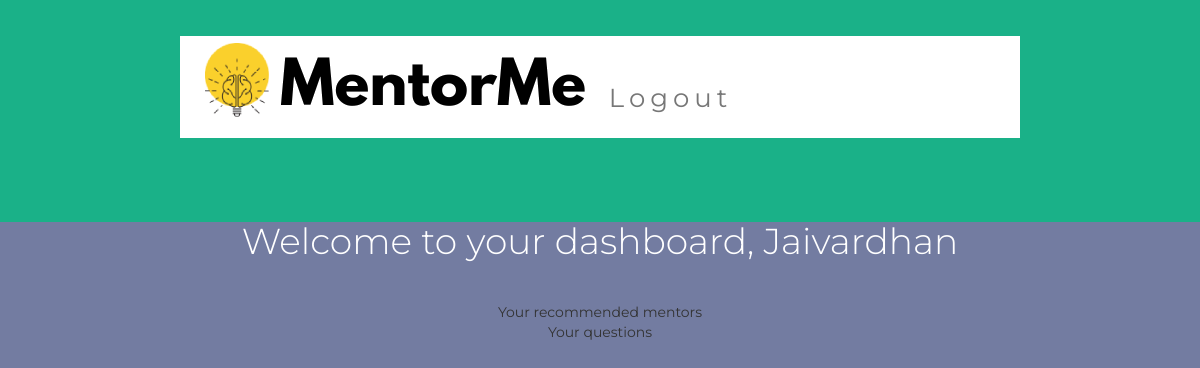
/mentorme/dashboard (signed in), run on an earlier commit of the app's database.
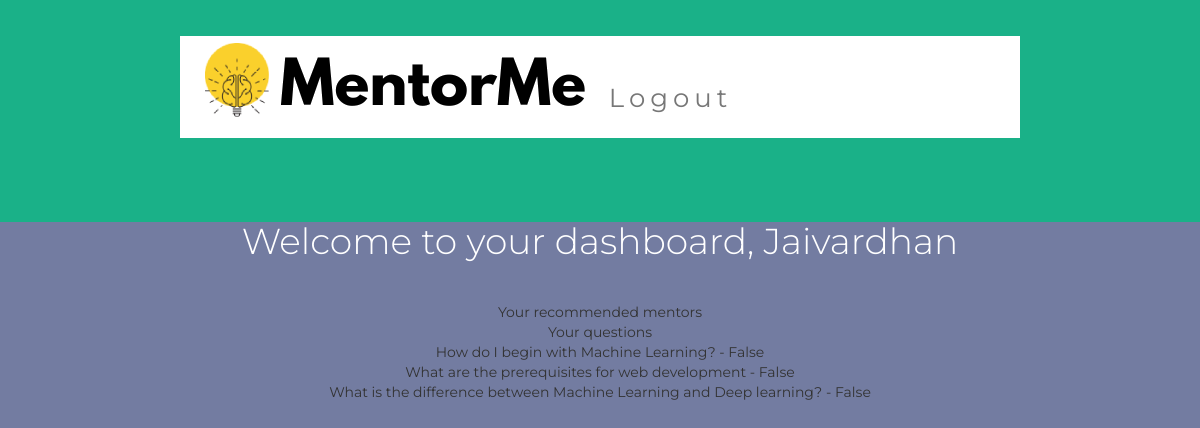
And on a later commit of the database.
### prototype/models.py (models this page shows, shortened)
class User(AbstractBaseUser):
    USER_TYPE_CHOICES = (
        ("ME", "Mentee"),
        ("MO", "Mentor"),
    )
    first_name = models.CharField(max_length=64)
    last_name = models.CharField(max_length=64)
    email = models.EmailField(unique=True)
    user_type = models.CharField(
        max_length = 2,
        choices = USER_TYPE_CHOICES,
        default = 'ME'
        )
    is_admin = models.BooleanField(default=False)
    is_staff = models.BooleanField(default=False)
    is_active = models.BooleanField(default=True)
    is_superuser = models.BooleanField(default=False)
    skills = models.ManyToManyField(Skill)
    objects = userManager()
    USERNAME_FIELD = "email"
    REQUIRED_FIELDS = ["first_name", "last_name", "user_type"]

class Question(models.Model):
    user = models.ForeignKey(User, on_delete=models.CASCADE, to_field='email', blank=False, default=User.objects.filter(email="jaivardhan@gmail.com").get().email)
    title = models.CharField(max_length=128)
    is_answered = models.BooleanField(default=False)

### prototype/views.py (the view)
# urls.py: path("dashboard", views.dashboard, name="dashboard")
def dashboard(request):
    user = User.objects.filter(email=request.user.email).get()
    questions = Question.objects.filter(user=user)
    users = User.objects.prefetch_related(Prefetch('skills'))
    mentors = users.filter(user_type='MO')
    data = []
    for mentor in mentors:
        mentor_dict = model_to_dict(mentor)
        del mentor_dict['id'], mentor_dict['last_login'], mentor_dict['password'], mentor_dict['user_type'], mentor_dict['is_admin'], mentor_dict['is_staff'], mentor_dict['is_superuser'], mentor_dict['is_active'], mentor_dict['skills']
        skills_values = [skill.name for skill in mentor.skills.all()]
        skills_values_str = ','.join(skills_values)
        mentor_dict['skills'] = skills_values_str
        data.append(mentor_dict)
    skill_list = [skill.name for skill in user.skills.all()]
    skills = ','.join(skill_list)
    recommended_mentors = get_recommendation_skills(skills, data)
    return render(request, "prototype/dashboard.html", {
        "questions": questions,
        "mentors": recommended_mentors
    })

### prototype/nlp.py (called while the page is built)
def get_recommendation_skills(match_skills, mentors, count=5):
    mentors = pd.DataFrame(mentors)
    vectorizer = TfidfVectorizer(stop_words='english')
    vectors = vectorizer.fit_transform(mentors.skills)
    title_vector = vectorizer.transform([match_skills])
    cosine_sim = cosine_similarity(vectors, title_vector)
    idx = np.argsort(np.array(cosine_sim[:,0]))[-count:]
    ans = mentors.iloc[idx]
    return ans["email"].to_list()

### prototype/templates/prototype/dashboard.html (shortened to what this page needs)
{% extends "prototype/navbar.html" %} {% block body %}
    <h1>Welcome to your dashboard, {{request.user.first_name}}</h1>
    <div>Your recommended mentors</div>
    <div>Your questions</div>
    {% for question in questions %}
    <div> {{question.title}} - {{question.is_answered}} </div>
    {% endfor %}
{% endblock %}

### prototype/templates/prototype/navbar.html (shortened to what this page needs)
<!DOCTYPE html>
<html lang="en" dir="ltr">
{% load static %}
<head>
  <link rel="stylesheet" href="https://maxcdn.bootstrapcdn.com/bootstrap/4.0.0/css/bootstrap.min.css">
  <link rel="stylesheet" href="{% static 'prototype/styles.css' %}">
  <link rel="stylesheet" href="https://maxcdn.bootstrapcdn.com/bootstrap/3.3.7/css/bootstrap.min.css">
  <link rel="stylesheet" href="{% static 'prototype/styles.css' %}">
</head>
<body>
  <section class="colored-section" id="title">
<div class="container-fluid">
  <nav class="navbar navbar-default">
    <div class="container">
      <div class="navbar-header">
        <img src="{% static 'prototype/MentorMe.png' %}" alt="LOGO" >
      </div>
        <ul class="nav navbar-nav navbar-right">
          {% if user.is_authenticated %}
          <li id="signup">Hello {{user.first_name}} {{user.last_name}}</li>
          <li id="signup"><a href="{% url 'logout' %}">Logout</a></li>
          {% else %}
          <li id="signup"><a href="{% url 'login' %}">Login</a></li>
          {% endif %}
        </ul>
    </div>
  </nav>
</div>
  </section>
  {% block body %}
  {% endblock %}
  <body>

### prototype/static/prototype/styles.css (style rules this page uses)
#home, #signup { font-size: 26px; font-style: serif; }
.container-fluid { padding-top: 70px; padding-bottom: 70px; }
.navbar { padding-top: 15px; padding-bottom: 15px; border: 0; border-radius: 0; margin-bottom: 0; font-size: 12px; letter-spacing: 5px; }
body { background-color: #737CA1; }
*, *:before, *:after { box-sizing: border-box; }
a { text-decoration: none; color: #1ab188; transition: 0.5s ease; }
h1 { text-align: center; color: #ffffff; font-weight: 300; margin: 0 0 40px; }
:root { --color-text: #2c3e50; --color-text-light: #34495e; --color-white: #ecf0f1; --shadow-dark: 0 2rem 6rem rgba(0, 0, 0, 0.3); --shadow-light: 0 2rem 5rem rgba(0, 0, 0, 0.06); --line: 1px solid var(--color-grey-light-2); }
ul,li { list-style: none; text-decoration: none; margin: 0; padding: 0; }
body { font-family: "Montserrat"; text-align: center; }
h1 , h2 , h3 , h4 , h5 , h6 { font-family:"Montserrat"; }
.container-fluid { padding: 7% 15%; }
.colored-section { background-color: #1ab188 ; color: #fff; }
.navbar { background-color:#fff; padding: 0 0 1.5rem; }
#title .container-fluid { padding: 3% 15% 7%; text-align: left; }

What changed in the data, as far as the page shows it:
added Question: title "How do I begin with Machine Learning?", is_answered "False"
added Question: title "What are the prerequisites for web development", is_answered "False"
added Question: title "What is the difference between Machine Learning and Deep learning?", is_answered "False"
